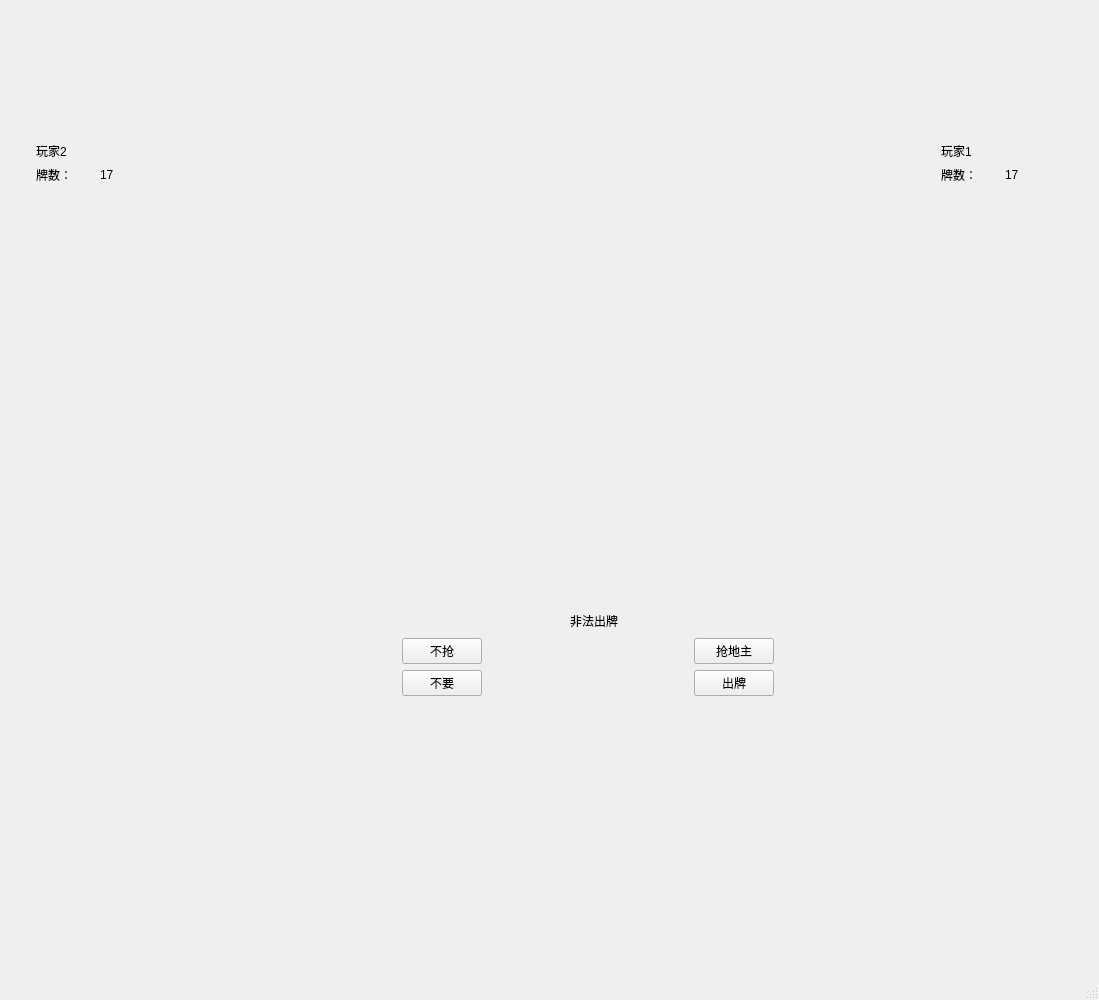
<?xml version="1.0" encoding="UTF-8"?>
<ui version="4.0">
 <class>ClientWindow</class>
 <widget class="QMainWindow" name="ClientWindow">
  <property name="geometry">
   <rect>
    <x>0</x>
    <y>0</y>
    <width>1099</width>
    <height>1000</height>
   </rect>
  </property>
  <property name="minimumSize">
   <size>
    <width>1080</width>
    <height>0</height>
   </size>
  </property>
  <property name="windowTitle">
   <string>MainWindow</string>
  </property>
  <widget class="QWidget" name="centralwidget">
   <layout class="QGridLayout" name="gridLayout_7">
    <item row="0" column="0">
     <widget class="QStackedWidget" name="stackedWidget">
      <property name="currentIndex">
       <number>0</number>
      </property>
      <widget class="QWidget" name="page">
       <layout class="QGridLayout" name="gridLayout_8">
        <item row="0" column="0" colspan="2">
         <spacer name="horizontalSpacer_9">
          <property name="orientation">
           <enum>Qt::Horizontal</enum>
          </property>
          <property name="sizeHint" stdset="0">
           <size>
            <width>258</width>
            <height>20</height>
           </size>
          </property>
         </spacer>
        </item>
        <item row="0" column="2">
         <widget class="QLabel" name="labelCard_0">
          <property name="minimumSize">
           <size>
            <width>240</width>
            <height>100</height>
           </size>
          </property>
          <property name="maximumSize">
           <size>
            <width>16777215</width>
            <height>120</height>
           </size>
          </property>
          <property name="text">
           <string/>
          </property>
          <property name="scaledContents">
           <bool>true</bool>
          </property>
         </widget>
        </item>
        <item row="0" column="3" colspan="2">
         <spacer name="horizontalSpacer_10">
          <property name="orientation">
           <enum>Qt::Horizontal</enum>
          </property>
          <property name="sizeHint" stdset="0">
           <size>
            <width>258</width>
            <height>20</height>
           </size>
          </property>
         </spacer>
        </item>
        <item row="1" column="0" colspan="5">
         <widget class="QWidget" name="widget_4" native="true">
          <property name="autoFillBackground">
           <bool>true</bool>
          </property>
          <layout class="QGridLayout" name="gridLayout_6">
           <item row="0" column="0">
            <widget class="QWidget" name="widget_3" native="true">
             <property name="minimumSize">
              <size>
               <width>140</width>
               <height>0</height>
              </size>
             </property>
             <property name="maximumSize">
              <size>
               <width>16777215</width>
               <height>90</height>
              </size>
             </property>
             <layout class="QGridLayout" name="gridLayout_4">
              <item row="0" column="0">
               <widget class="QLabel" name="labelPlayer2">
                <property name="minimumSize">
                 <size>
                  <width>40</width>
                  <height>0</height>
                 </size>
                </property>
                <property name="text">
                 <string>玩家2</string>
                </property>
                <property name="scaledContents">
                 <bool>true</bool>
                </property>
               </widget>
              </item>
              <item row="0" column="1">
               <widget class="QLabel" name="labelPlayerstatus2">
                <property name="minimumSize">
                 <size>
                  <width>0</width>
                  <height>0</height>
                 </size>
                </property>
                <property name="text">
                 <string/>
                </property>
               </widget>
              </item>
              <item row="1" column="0">
               <widget class="QLabel" name="label_2">
                <property name="text">
                 <string>牌数：</string>
                </property>
               </widget>
              </item>
              <item row="1" column="1">
               <widget class="QLabel" name="labelPlayerCard2">
                <property name="text">
                 <string>17</string>
                </property>
               </widget>
              </item>
             </layout>
            </widget>
           </item>
           <item row="0" column="1">
            <spacer name="horizontalSpacer_13">
             <property name="orientation">
              <enum>Qt::Horizontal</enum>
             </property>
             <property name="sizeHint" stdset="0">
              <size>
               <width>685</width>
               <height>20</height>
              </size>
             </property>
            </spacer>
           </item>
           <item row="0" column="2">
            <widget class="QWidget" name="widget_6" native="true">
             <property name="minimumSize">
              <size>
               <width>140</width>
               <height>0</height>
              </size>
             </property>
             <property name="maximumSize">
              <size>
               <width>16777215</width>
               <height>90</height>
              </size>
             </property>
             <layout class="QGridLayout" name="gridLayout_5">
              <item row="0" column="0">
               <widget class="QLabel" name="labelPlayer1">
                <property name="minimumSize">
                 <size>
                  <width>40</width>
                  <height>0</height>
                 </size>
                </property>
                <property name="text">
                 <string>玩家1</string>
                </property>
                <property name="scaledContents">
                 <bool>true</bool>
                </property>
               </widget>
              </item>
              <item row="0" column="1">
               <widget class="QLabel" name="labelPlayerstatus1">
                <property name="minimumSize">
                 <size>
                  <width>0</width>
                  <height>0</height>
                 </size>
                </property>
                <property name="text">
                 <string/>
                </property>
               </widget>
              </item>
              <item row="1" column="0">
               <widget class="QLabel" name="label_4">
                <property name="text">
                 <string>牌数：</string>
                </property>
               </widget>
              </item>
              <item row="1" column="1">
               <widget class="QLabel" name="labelPlayerCard1">
                <property name="text">
                 <string>17</string>
                </property>
               </widget>
              </item>
             </layout>
            </widget>
           </item>
          </layout>
         </widget>
        </item>
        <item row="2" column="2">
         <spacer name="verticalSpacer_5">
          <property name="orientation">
           <enum>Qt::Vertical</enum>
          </property>
          <property name="sizeHint" stdset="0">
           <size>
            <width>20</width>
            <height>119</height>
           </size>
          </property>
         </spacer>
        </item>
        <item row="3" column="2">
         <widget class="QLabel" name="label">
          <property name="minimumSize">
           <size>
            <width>0</width>
            <height>100</height>
           </size>
          </property>
          <property name="text">
           <string/>
          </property>
         </widget>
        </item>
        <item row="4" column="2">
         <spacer name="verticalSpacer_6">
          <property name="orientation">
           <enum>Qt::Vertical</enum>
          </property>
          <property name="sizeHint" stdset="0">
           <size>
            <width>20</width>
            <height>145</height>
           </size>
          </property>
         </spacer>
        </item>
        <item row="5" column="0">
         <spacer name="horizontalSpacer_14">
          <property name="orientation">
           <enum>Qt::Horizontal</enum>
          </property>
          <property name="sizeHint" stdset="0">
           <size>
            <width>90</width>
            <height>20</height>
           </size>
          </property>
         </spacer>
        </item>
        <item row="5" column="1" colspan="3">
         <widget class="QWidget" name="widget_2" native="true">
          <property name="minimumSize">
           <size>
            <width>800</width>
            <height>340</height>
           </size>
          </property>
          <layout class="QGridLayout" name="gridLayout">
           <item row="1" column="0">
            <widget class="QLabel" name="labelPlayerStatus">
             <property name="minimumSize">
              <size>
               <width>70</width>
               <height>20</height>
              </size>
             </property>
             <property name="text">
              <string/>
             </property>
            </widget>
           </item>
           <item row="2" column="0">
            <spacer name="verticalSpacer_4">
             <property name="orientation">
              <enum>Qt::Vertical</enum>
             </property>
             <property name="sizeHint" stdset="0">
              <size>
               <width>20</width>
               <height>83</height>
              </size>
             </property>
            </spacer>
           </item>
           <item row="0" column="0">
            <spacer name="verticalSpacer_3">
             <property name="orientation">
              <enum>Qt::Vertical</enum>
             </property>
             <property name="sizeHint" stdset="0">
              <size>
               <width>20</width>
               <height>83</height>
              </size>
             </property>
            </spacer>
           </item>
           <item row="0" column="1" rowspan="3">
            <widget class="QWidget" name="widget" native="true">
             <property name="minimumSize">
              <size>
               <width>700</width>
               <height>0</height>
              </size>
             </property>
             <layout class="QGridLayout" name="gridLayout_2">
              <item row="0" column="3">
               <widget class="QLabel" name="labelMessage">
                <property name="minimumSize">
                 <size>
                  <width>200</width>
                  <height>0</height>
                 </size>
                </property>
                <property name="text">
                 <string>非法出牌</string>
                </property>
                <property name="alignment">
                 <set>Qt::AlignCenter</set>
                </property>
               </widget>
              </item>
              <item row="1" column="0">
               <spacer name="horizontalSpacer_6">
                <property name="orientation">
                 <enum>Qt::Horizontal</enum>
                </property>
                <property name="sizeHint" stdset="0">
                 <size>
                  <width>185</width>
                  <height>20</height>
                 </size>
                </property>
               </spacer>
              </item>
              <item row="1" column="1">
               <widget class="QPushButton" name="pushButtonNo">
                <property name="text">
                 <string>不抢</string>
                </property>
               </widget>
              </item>
              <item row="1" column="2" colspan="3">
               <spacer name="horizontalSpacer_7">
                <property name="orientation">
                 <enum>Qt::Horizontal</enum>
                </property>
                <property name="sizeHint" stdset="0">
                 <size>
                  <width>186</width>
                  <height>20</height>
                 </size>
                </property>
               </spacer>
              </item>
              <item row="1" column="5">
               <widget class="QPushButton" name="pushButtonYes">
                <property name="text">
                 <string>抢地主</string>
                </property>
               </widget>
              </item>
              <item row="1" column="6">
               <spacer name="horizontalSpacer_8">
                <property name="orientation">
                 <enum>Qt::Horizontal</enum>
                </property>
                <property name="sizeHint" stdset="0">
                 <size>
                  <width>185</width>
                  <height>20</height>
                 </size>
                </property>
               </spacer>
              </item>
              <item row="2" column="0">
               <spacer name="horizontalSpacer_3">
                <property name="orientation">
                 <enum>Qt::Horizontal</enum>
                </property>
                <property name="sizeHint" stdset="0">
                 <size>
                  <width>185</width>
                  <height>20</height>
                 </size>
                </property>
               </spacer>
              </item>
              <item row="2" column="1">
               <widget class="QPushButton" name="pushButtonNoCard">
                <property name="enabled">
                 <bool>true</bool>
                </property>
                <property name="text">
                 <string>不要</string>
                </property>
               </widget>
              </item>
              <item row="2" column="2" colspan="3">
               <spacer name="horizontalSpacer_4">
                <property name="orientation">
                 <enum>Qt::Horizontal</enum>
                </property>
                <property name="sizeHint" stdset="0">
                 <size>
                  <width>186</width>
                  <height>20</height>
                 </size>
                </property>
               </spacer>
              </item>
              <item row="2" column="5">
               <widget class="QPushButton" name="pushButtonOut">
                <property name="text">
                 <string>出牌</string>
                </property>
               </widget>
              </item>
              <item row="2" column="6">
               <spacer name="horizontalSpacer_5">
                <property name="orientation">
                 <enum>Qt::Horizontal</enum>
                </property>
                <property name="sizeHint" stdset="0">
                 <size>
                  <width>185</width>
                  <height>20</height>
                 </size>
                </property>
               </spacer>
              </item>
              <item row="3" column="0" colspan="7">
               <widget class="MyLabel" name="labelCard">
                <property name="minimumSize">
                 <size>
                  <width>700</width>
                  <height>240</height>
                 </size>
                </property>
                <property name="text">
                 <string/>
                </property>
                <property name="scaledContents">
                 <bool>false</bool>
                </property>
               </widget>
              </item>
              <item row="0" column="0" colspan="3">
               <spacer name="horizontalSpacer_11">
                <property name="orientation">
                 <enum>Qt::Horizontal</enum>
                </property>
                <property name="sizeHint" stdset="0">
                 <size>
                  <width>314</width>
                  <height>23</height>
                 </size>
                </property>
               </spacer>
              </item>
              <item row="0" column="4" colspan="3">
               <spacer name="horizontalSpacer_12">
                <property name="orientation">
                 <enum>Qt::Horizontal</enum>
                </property>
                <property name="sizeHint" stdset="0">
                 <size>
                  <width>318</width>
                  <height>23</height>
                 </size>
                </property>
               </spacer>
              </item>
             </layout>
            </widget>
           </item>
          </layout>
         </widget>
        </item>
        <item row="5" column="4">
         <spacer name="horizontalSpacer_15">
          <property name="orientation">
           <enum>Qt::Horizontal</enum>
          </property>
          <property name="sizeHint" stdset="0">
           <size>
            <width>90</width>
            <height>20</height>
           </size>
          </property>
         </spacer>
        </item>
       </layout>
      </widget>
      <widget class="QWidget" name="page_2">
       <layout class="QGridLayout" name="gridLayout_3">
        <item row="0" column="1">
         <spacer name="verticalSpacer">
          <property name="orientation">
           <enum>Qt::Vertical</enum>
          </property>
          <property name="sizeHint" stdset="0">
           <size>
            <width>20</width>
            <height>240</height>
           </size>
          </property>
         </spacer>
        </item>
        <item row="1" column="0">
         <spacer name="horizontalSpacer">
          <property name="orientation">
           <enum>Qt::Horizontal</enum>
          </property>
          <property name="sizeHint" stdset="0">
           <size>
            <width>333</width>
            <height>20</height>
           </size>
          </property>
         </spacer>
        </item>
        <item row="1" column="1">
         <widget class="QPushButton" name="pushButton">
          <property name="text">
           <string>开始链结</string>
          </property>
         </widget>
        </item>
        <item row="1" column="2">
         <spacer name="horizontalSpacer_2">
          <property name="orientation">
           <enum>Qt::Horizontal</enum>
          </property>
          <property name="sizeHint" stdset="0">
           <size>
            <width>333</width>
            <height>20</height>
           </size>
          </property>
         </spacer>
        </item>
        <item row="2" column="1">
         <spacer name="verticalSpacer_2">
          <property name="orientation">
           <enum>Qt::Vertical</enum>
          </property>
          <property name="sizeHint" stdset="0">
           <size>
            <width>20</width>
            <height>240</height>
           </size>
          </property>
         </spacer>
        </item>
       </layout>
      </widget>
     </widget>
    </item>
   </layout>
  </widget>
  <widget class="QMenuBar" name="menubar">
   <property name="geometry">
    <rect>
     <x>0</x>
     <y>0</y>
     <width>1099</width>
     <height>21</height>
    </rect>
   </property>
  </widget>
  <widget class="QStatusBar" name="statusbar"/>
 </widget>
 <customwidgets>
  <customwidget>
   <class>MyLabel</class>
   <extends>QLabel</extends>
   <header location="global">mylabel.h</header>
  </customwidget>
 </customwidgets>
 <resources/>
 <connections/>
</ui>
